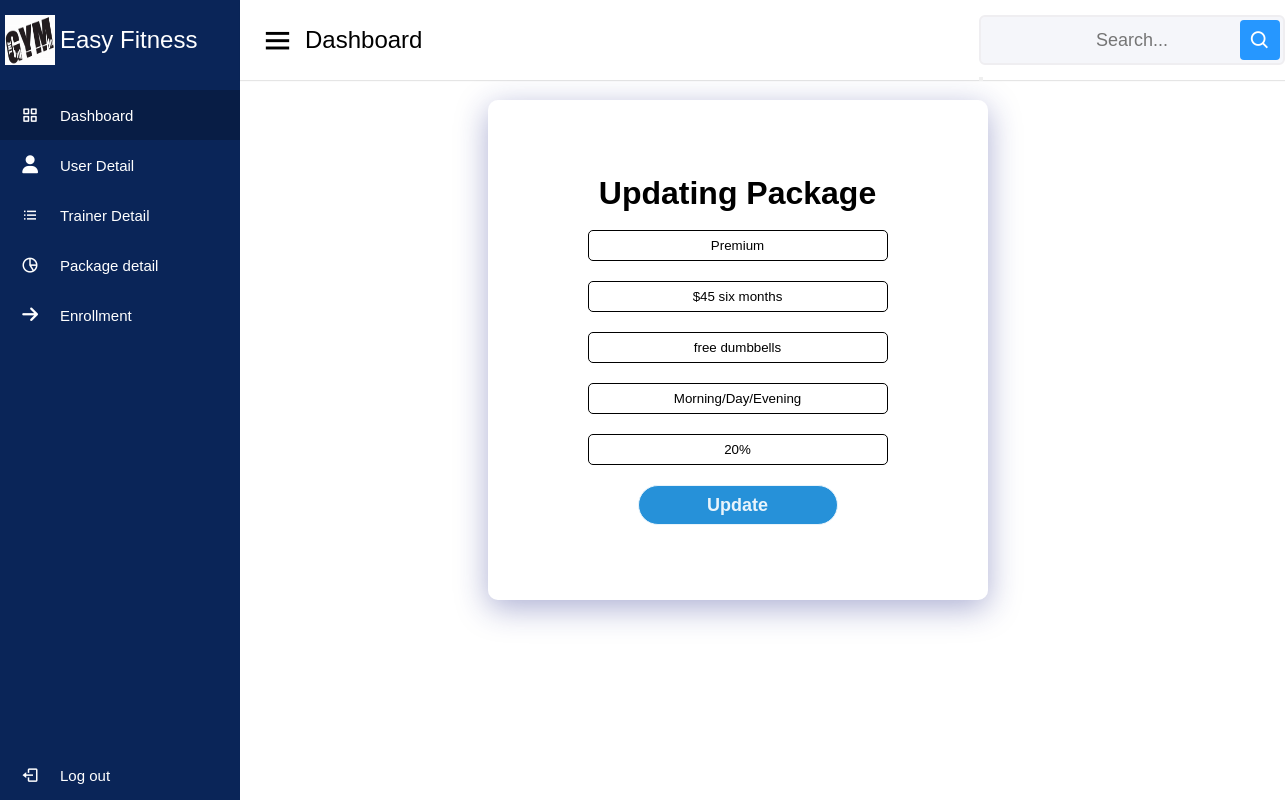
The app's page /admin/update_package.php?id=13 (signed in) with its own data.
### tables this page shows
CREATE TABLE `package` (
  `id` int(11) NOT NULL,
  `plan` varchar(100) NOT NULL,
  `cost` varchar(100) NOT NULL,
  `offers` varchar(100) NOT NULL,
  `shift` varchar(100) NOT NULL,
  `discount` varchar(100) NOT NULL
);

### admin/update_package.php (the view, shortened to what this page needs)
<?php
$id = $_GET['id'];
try {
    $conn = new mysqli('localhost', 'root', '', 'gym');
    $sql = "select * from package where id=$id";
    $res = $conn->query($sql);
    if ($res->num_rows == 1) {
        $package = $res->fetch_assoc();
        extract($package);
    } else {
        die("data not found");
    }
} catch (Exception $e) {
    die('Database  Error : ' . $e->getMessage());
}
?>
<!DOCTYPE html>
<html lang="en">
<head>
</head>
<?php
include("adm.php"); ?>
<body>
    <div class="container">
        <form action="<?php echo $_SERVER['PHP_SELF'] ?>?id=<?php echo $id ?>" method="post" class="form1">
            <h1>Updating Package</h1><br>
            <div class="group">
                <input type="text" name="plan" placeholder="plan" value="<?php echo $plan; ?>">
            </div>
            <div class="group">
                <input type="text" name="cost" placeholder="cost" value="<?php echo $cost; ?>">
            </div>
            <div class="group">
                <input type="text" name="offers" placeholder="offers" value="<?php echo $offers; ?>">
            </div>
            <div class="group">
                <input type="text" name="shift" placeholder="shift" value="<?php echo $shift; ?>">
            </div>
            <div class="group">
                <input type="text" name="discount" placeholder="discount" value="<?php echo $discount; ?>">
            </div>
            <div class="btn" id="">
                <button name="btnUpdate" value="Update">Update</button><br>
            </div>
        </form>
    </div>
</body>
</html>

### admin/update_package.php (style rules this page uses)
h1, p { text-align: center; }
* { margin: 0; padding: 0; box-sizing: border-box; }
.container { height: 100vh; width: 1075px; margin-left: 200px; display: flex; justify-content: center; }
.form1 { height: 500px; width: 500px; margin-top: 100px; background: rgba(255, 255, 255, 0.35); box-shadow: 0 8px 32px 0 rgba(31, 38, 135, 0.37); backdrop-filter: blur(5px); -webkit-backdrop-filter: blur(5px); display: flex; flex-direction: column; justify-content: center; padding: 10px; align-items: center; border-radius: 10px; }
.group { margin-bottom: 20px; font-size: 15px; }
input[type=text] { padding: 7px; width: 300px; border-radius: 5px; border: 1px solid black; text-align: center; display: flex; }
.btn button { width: 200px; height: 40px; border: 1px solid; background: #2691d9; border-radius: 20px; font-size: 18px; color: #e9f4fb; font-weight: 700; cursor: pointer; outline: none; }

### admin/adm.php (style rules this page uses)
* { margin: 0; padding: 0; box-sizing: border-box; font-family: 'Poppins', sans-serif; }

### records on screen
package: plan "Premium", cost "$45 six months", offers "free dumbbells", shift "Morning/Day/Evening", discount "20%"
